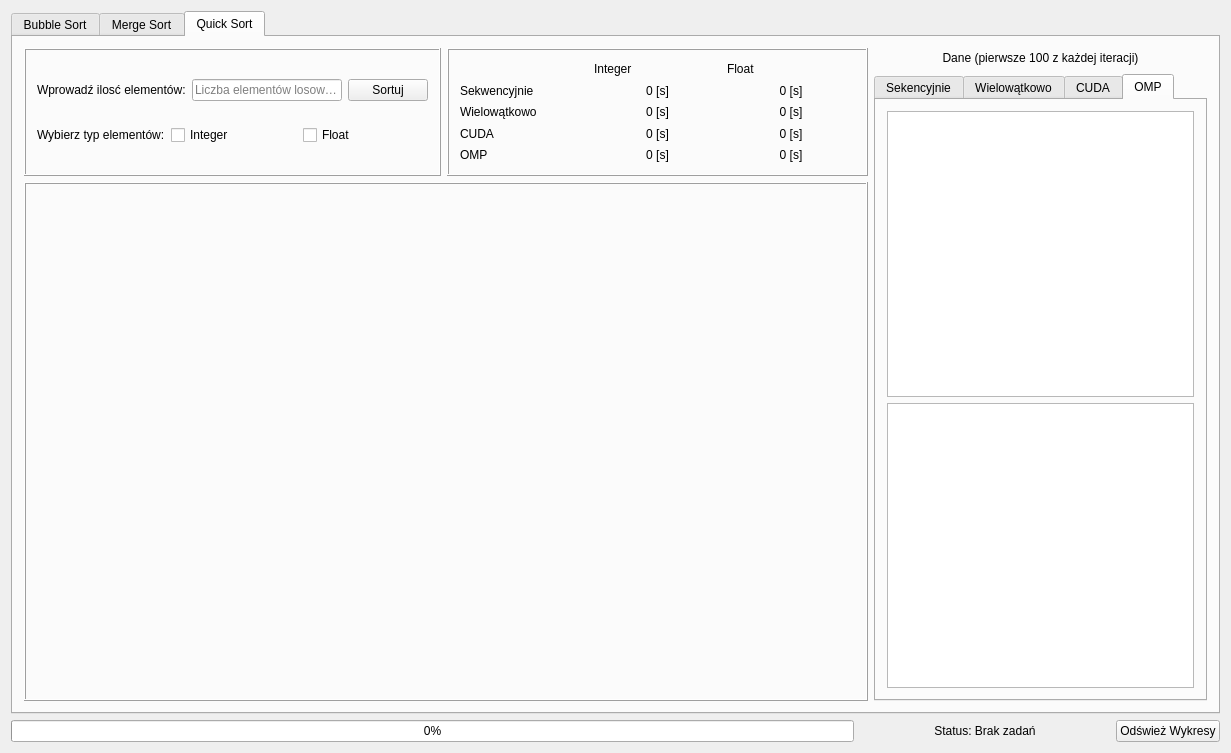
<?xml version="1.0" encoding="UTF-8"?>
<ui version="4.0">
 <class>SuperComputingClass</class>
 <widget class="QMainWindow" name="SuperComputingClass">
  <property name="geometry">
   <rect>
    <x>0</x>
    <y>0</y>
    <width>1231</width>
    <height>753</height>
   </rect>
  </property>
  <property name="windowTitle">
   <string>SuperComputing</string>
  </property>
  <widget class="QWidget" name="centralWidget">
   <property name="sizePolicy">
    <sizepolicy hsizetype="Expanding" vsizetype="Expanding">
     <horstretch>0</horstretch>
     <verstretch>0</verstretch>
    </sizepolicy>
   </property>
   <property name="maximumSize">
    <size>
     <width>16777215</width>
     <height>16777215</height>
    </size>
   </property>
   <property name="styleSheet">
    <string notr="true"/>
   </property>
   <layout class="QVBoxLayout" name="verticalLayout">
    <item>
     <widget class="QTabWidget" name="tabWidget">
      <property name="maximumSize">
       <size>
        <width>16777215</width>
        <height>16777215</height>
       </size>
      </property>
      <property name="currentIndex">
       <number>2</number>
      </property>
      <widget class="QWidget" name="tab">
       <attribute name="title">
        <string>Bubble Sort</string>
       </attribute>
       <layout class="QGridLayout" name="gridLayout_2">
        <item row="0" column="0" rowspan="2">
         <widget class="QFrame" name="frame">
          <property name="frameShape">
           <enum>QFrame::Shape::Box</enum>
          </property>
          <property name="frameShadow">
           <enum>QFrame::Shadow::Raised</enum>
          </property>
          <layout class="QVBoxLayout" name="verticalLayout_2">
           <item>
            <layout class="QHBoxLayout" name="horizontalLayout">
             <item>
              <widget class="QLabel" name="label">
               <property name="text">
                <string>Wprowadź ilość elementów:</string>
               </property>
              </widget>
             </item>
             <item>
              <widget class="QLineEdit" name="leElementsBubble">
               <property name="placeholderText">
                <string>liczba elementów losowych</string>
               </property>
              </widget>
             </item>
             <item>
              <widget class="QPushButton" name="btnBubbleSort">
               <property name="text">
                <string>Sortuj</string>
               </property>
              </widget>
             </item>
            </layout>
           </item>
           <item>
            <layout class="QHBoxLayout" name="horizontalLayout_3">
             <item>
              <widget class="QLabel" name="label_2">
               <property name="maximumSize">
                <size>
                 <width>16777215</width>
                 <height>150</height>
                </size>
               </property>
               <property name="text">
                <string>Wybierz typ elementów:</string>
               </property>
              </widget>
             </item>
             <item>
              <widget class="QCheckBox" name="chbIntBubble">
               <property name="text">
                <string>Integer</string>
               </property>
              </widget>
             </item>
             <item>
              <widget class="QCheckBox" name="chklFloatBubble">
               <property name="text">
                <string>Float</string>
               </property>
              </widget>
             </item>
            </layout>
           </item>
          </layout>
         </widget>
        </item>
        <item row="0" column="1" rowspan="2">
         <widget class="QFrame" name="frame_2">
          <property name="minimumSize">
           <size>
            <width>421</width>
            <height>0</height>
           </size>
          </property>
          <property name="frameShape">
           <enum>QFrame::Shape::Box</enum>
          </property>
          <property name="frameShadow">
           <enum>QFrame::Shadow::Raised</enum>
          </property>
          <layout class="QVBoxLayout" name="verticalLayout_4">
           <item>
            <layout class="QGridLayout" name="gridLayout">
             <item row="2" column="1">
              <widget class="QLabel" name="lblIntMulti">
               <property name="text">
                <string>0 [s]</string>
               </property>
               <property name="alignment">
                <set>Qt::AlignmentFlag::AlignCenter</set>
               </property>
              </widget>
             </item>
             <item row="2" column="2">
              <widget class="QLabel" name="lblFloatMulti">
               <property name="text">
                <string>0 [s]</string>
               </property>
               <property name="alignment">
                <set>Qt::AlignmentFlag::AlignCenter</set>
               </property>
              </widget>
             </item>
             <item row="1" column="1">
              <widget class="QLabel" name="lblintSeq">
               <property name="text">
                <string>0 [s]</string>
               </property>
               <property name="alignment">
                <set>Qt::AlignmentFlag::AlignCenter</set>
               </property>
              </widget>
             </item>
             <item row="2" column="0">
              <widget class="QLabel" name="label_13">
               <property name="text">
                <string>Wielowątkowo</string>
               </property>
              </widget>
             </item>
             <item row="0" column="2">
              <widget class="QLabel" name="label_5">
               <property name="text">
                <string>Float</string>
               </property>
              </widget>
             </item>
             <item row="3" column="0">
              <widget class="QLabel" name="label_14">
               <property name="text">
                <string>CUDA</string>
               </property>
              </widget>
             </item>
             <item row="3" column="2">
              <widget class="QLabel" name="lblFloatCuda">
               <property name="text">
                <string>0 [s]</string>
               </property>
               <property name="alignment">
                <set>Qt::AlignmentFlag::AlignCenter</set>
               </property>
              </widget>
             </item>
             <item row="0" column="1">
              <widget class="QLabel" name="label_4">
               <property name="text">
                <string>Integer</string>
               </property>
              </widget>
             </item>
             <item row="3" column="1">
              <widget class="QLabel" name="lblIntCuda">
               <property name="text">
                <string>0 [s]</string>
               </property>
               <property name="alignment">
                <set>Qt::AlignmentFlag::AlignCenter</set>
               </property>
              </widget>
             </item>
             <item row="1" column="0">
              <widget class="QLabel" name="label_12">
               <property name="text">
                <string>Sekwencyjnie</string>
               </property>
              </widget>
             </item>
             <item row="1" column="2">
              <widget class="QLabel" name="lblFloatSeq">
               <property name="text">
                <string>0 [s]</string>
               </property>
               <property name="alignment">
                <set>Qt::AlignmentFlag::AlignCenter</set>
               </property>
              </widget>
             </item>
             <item row="4" column="0">
              <widget class="QLabel" name="label_3">
               <property name="text">
                <string>OMP</string>
               </property>
              </widget>
             </item>
             <item row="4" column="1">
              <widget class="QLabel" name="lblIntOMP">
               <property name="text">
                <string>0 [s]</string>
               </property>
               <property name="alignment">
                <set>Qt::AlignmentFlag::AlignCenter</set>
               </property>
              </widget>
             </item>
             <item row="4" column="2">
              <widget class="QLabel" name="lblFloatOmp">
               <property name="text">
                <string>0 [s]</string>
               </property>
               <property name="alignment">
                <set>Qt::AlignmentFlag::AlignCenter</set>
               </property>
              </widget>
             </item>
            </layout>
           </item>
          </layout>
         </widget>
        </item>
        <item row="0" column="2">
         <widget class="QLabel" name="label_6">
          <property name="maximumSize">
           <size>
            <width>16777215</width>
            <height>20</height>
           </size>
          </property>
          <property name="text">
           <string>Dane (pierwsze 100 z każdej) Podgląd</string>
          </property>
          <property name="alignment">
           <set>Qt::AlignmentFlag::AlignCenter</set>
          </property>
         </widget>
        </item>
        <item row="1" column="2" rowspan="2">
         <widget class="QTabWidget" name="tabWidget_2">
          <property name="maximumSize">
           <size>
            <width>333</width>
            <height>16777215</height>
           </size>
          </property>
          <property name="currentIndex">
           <number>0</number>
          </property>
          <widget class="QWidget" name="tab_3">
           <attribute name="title">
            <string>Sekwencyjne</string>
           </attribute>
           <layout class="QVBoxLayout" name="verticalLayout_3">
            <item>
             <widget class="QTableWidget" name="bubbleTableIntSeq"/>
            </item>
            <item>
             <widget class="QTableWidget" name="bubbleTableFloatSeq"/>
            </item>
           </layout>
          </widget>
          <widget class="QWidget" name="tab_4">
           <attribute name="title">
            <string>WieloWątkowe</string>
           </attribute>
           <layout class="QVBoxLayout" name="verticalLayout_5">
            <item>
             <widget class="QTableWidget" name="bubbleTableIntMulti"/>
            </item>
            <item>
             <widget class="QTableWidget" name="bubbleTableFloatMulti"/>
            </item>
           </layout>
          </widget>
          <widget class="QWidget" name="tab_5">
           <attribute name="title">
            <string>CUDA</string>
           </attribute>
           <layout class="QVBoxLayout" name="verticalLayout_6">
            <item>
             <widget class="QTableWidget" name="bubbleTableIntCuda"/>
            </item>
            <item>
             <widget class="QTableWidget" name="bubbleTableFloatCuda"/>
            </item>
           </layout>
          </widget>
          <widget class="QWidget" name="tab_6">
           <attribute name="title">
            <string>OMP</string>
           </attribute>
           <layout class="QVBoxLayout" name="verticalLayout_7">
            <item>
             <widget class="QTableWidget" name="bubbleTableIntOMP"/>
            </item>
            <item>
             <widget class="QTableWidget" name="bubbleTableFloatOMP"/>
            </item>
           </layout>
          </widget>
         </widget>
        </item>
        <item row="2" column="0" colspan="2">
         <widget class="QFrame" name="bubbleChart">
          <property name="sizePolicy">
           <sizepolicy hsizetype="Preferred" vsizetype="Expanding">
            <horstretch>0</horstretch>
            <verstretch>0</verstretch>
           </sizepolicy>
          </property>
          <property name="minimumSize">
           <size>
            <width>0</width>
            <height>0</height>
           </size>
          </property>
          <property name="frameShape">
           <enum>QFrame::Shape::Box</enum>
          </property>
          <property name="frameShadow">
           <enum>QFrame::Shadow::Raised</enum>
          </property>
         </widget>
        </item>
       </layout>
      </widget>
      <widget class="QWidget" name="tab_2">
       <attribute name="title">
        <string>Merge Sort</string>
       </attribute>
       <layout class="QGridLayout" name="gridLayout_5">
        <item row="0" column="1" rowspan="2">
         <widget class="QFrame" name="frame_4">
          <property name="minimumSize">
           <size>
            <width>421</width>
            <height>128</height>
           </size>
          </property>
          <property name="frameShape">
           <enum>QFrame::Shape::Box</enum>
          </property>
          <property name="frameShadow">
           <enum>QFrame::Shadow::Raised</enum>
          </property>
          <layout class="QGridLayout" name="gridLayout_4">
           <item row="0" column="0">
            <layout class="QGridLayout" name="gridLayout_3">
             <item row="0" column="1">
              <widget class="QLabel" name="label_9">
               <property name="text">
                <string>Integer</string>
               </property>
              </widget>
             </item>
             <item row="0" column="2">
              <widget class="QLabel" name="label_10">
               <property name="text">
                <string>Float</string>
               </property>
              </widget>
             </item>
             <item row="1" column="0">
              <widget class="QLabel" name="label_11">
               <property name="text">
                <string>Sekwencyjnie</string>
               </property>
              </widget>
             </item>
             <item row="1" column="1">
              <widget class="QLabel" name="lblIntSeqMerge">
               <property name="text">
                <string>0 [s]</string>
               </property>
               <property name="alignment">
                <set>Qt::AlignmentFlag::AlignCenter</set>
               </property>
              </widget>
             </item>
             <item row="1" column="2">
              <widget class="QLabel" name="lblFloatSeqMerge">
               <property name="text">
                <string>0 [s]</string>
               </property>
               <property name="alignment">
                <set>Qt::AlignmentFlag::AlignCenter</set>
               </property>
              </widget>
             </item>
             <item row="2" column="0">
              <widget class="QLabel" name="label_16">
               <property name="text">
                <string>Wielowątkowo</string>
               </property>
              </widget>
             </item>
             <item row="2" column="1">
              <widget class="QLabel" name="lblIntMultiMerge">
               <property name="text">
                <string>0 [s]</string>
               </property>
               <property name="alignment">
                <set>Qt::AlignmentFlag::AlignCenter</set>
               </property>
              </widget>
             </item>
             <item row="2" column="2">
              <widget class="QLabel" name="lblFloatMultiMerge">
               <property name="text">
                <string>0 [s]</string>
               </property>
               <property name="alignment">
                <set>Qt::AlignmentFlag::AlignCenter</set>
               </property>
              </widget>
             </item>
             <item row="3" column="0">
              <widget class="QLabel" name="label_18">
               <property name="text">
                <string>CUDA</string>
               </property>
              </widget>
             </item>
             <item row="3" column="1">
              <widget class="QLabel" name="lblIntCUDAMerge">
               <property name="text">
                <string>0 [s]</string>
               </property>
               <property name="alignment">
                <set>Qt::AlignmentFlag::AlignCenter</set>
               </property>
              </widget>
             </item>
             <item row="3" column="2">
              <widget class="QLabel" name="lblFloatCUDAMerge">
               <property name="text">
                <string>0 [s]</string>
               </property>
               <property name="alignment">
                <set>Qt::AlignmentFlag::AlignCenter</set>
               </property>
              </widget>
             </item>
             <item row="4" column="0">
              <widget class="QLabel" name="label_20">
               <property name="text">
                <string>OMP</string>
               </property>
              </widget>
             </item>
             <item row="4" column="1">
              <widget class="QLabel" name="lblIntOMPMerge">
               <property name="text">
                <string>0 [s]</string>
               </property>
               <property name="alignment">
                <set>Qt::AlignmentFlag::AlignCenter</set>
               </property>
              </widget>
             </item>
             <item row="4" column="2">
              <widget class="QLabel" name="lblFloatOMPMerge">
               <property name="text">
                <string>0 [s]</string>
               </property>
               <property name="alignment">
                <set>Qt::AlignmentFlag::AlignCenter</set>
               </property>
              </widget>
             </item>
            </layout>
           </item>
          </layout>
         </widget>
        </item>
        <item row="0" column="2">
         <widget class="QLabel" name="label_26">
          <property name="maximumSize">
           <size>
            <width>16777215</width>
            <height>20</height>
           </size>
          </property>
          <property name="text">
           <string>Dane (pierwsze 100 z każdej iteracji)</string>
          </property>
          <property name="alignment">
           <set>Qt::AlignmentFlag::AlignCenter</set>
          </property>
         </widget>
        </item>
        <item row="1" column="2" rowspan="2">
         <widget class="QTabWidget" name="tabWidget_3">
          <property name="maximumSize">
           <size>
            <width>333</width>
            <height>16777215</height>
           </size>
          </property>
          <property name="currentIndex">
           <number>3</number>
          </property>
          <widget class="QWidget" name="tab_8">
           <attribute name="title">
            <string>Sekencyjnie</string>
           </attribute>
           <layout class="QVBoxLayout" name="verticalLayout_9">
            <item>
             <widget class="QTableWidget" name="mergeTableIntSeq"/>
            </item>
            <item>
             <widget class="QTableWidget" name="mergeTableFloatSeq"/>
            </item>
           </layout>
          </widget>
          <widget class="QWidget" name="tab_10">
           <attribute name="title">
            <string>Wielowątkowo</string>
           </attribute>
           <layout class="QVBoxLayout" name="verticalLayout_10">
            <item>
             <widget class="QTableWidget" name="mergeTableIntMulti"/>
            </item>
            <item>
             <widget class="QTableWidget" name="mergeTableFloatMulti"/>
            </item>
           </layout>
          </widget>
          <widget class="QWidget" name="tab_11">
           <attribute name="title">
            <string>CUDA</string>
           </attribute>
           <layout class="QVBoxLayout" name="verticalLayout_11">
            <item>
             <widget class="QTableWidget" name="mergeTableIntCUDA"/>
            </item>
            <item>
             <widget class="QTableWidget" name="mergeTableFloatCUDA"/>
            </item>
           </layout>
          </widget>
          <widget class="QWidget" name="tab_9">
           <attribute name="title">
            <string>OMP</string>
           </attribute>
           <layout class="QVBoxLayout" name="verticalLayout_12">
            <item>
             <widget class="QTableWidget" name="mergeTableIntOMP"/>
            </item>
            <item>
             <widget class="QTableWidget" name="mergeTableFloatOMP"/>
            </item>
           </layout>
          </widget>
         </widget>
        </item>
        <item row="2" column="0" colspan="2">
         <widget class="QFrame" name="mergeSortChart">
          <property name="sizePolicy">
           <sizepolicy hsizetype="Expanding" vsizetype="Expanding">
            <horstretch>0</horstretch>
            <verstretch>0</verstretch>
           </sizepolicy>
          </property>
          <property name="minimumSize">
           <size>
            <width>0</width>
            <height>0</height>
           </size>
          </property>
          <property name="maximumSize">
           <size>
            <width>16777215</width>
            <height>16777215</height>
           </size>
          </property>
          <property name="frameShape">
           <enum>QFrame::Shape::Box</enum>
          </property>
          <property name="frameShadow">
           <enum>QFrame::Shadow::Raised</enum>
          </property>
         </widget>
        </item>
        <item row="0" column="0" rowspan="2">
         <widget class="QFrame" name="frame_5">
          <property name="minimumSize">
           <size>
            <width>0</width>
            <height>0</height>
           </size>
          </property>
          <property name="frameShape">
           <enum>QFrame::Shape::Box</enum>
          </property>
          <property name="frameShadow">
           <enum>QFrame::Shadow::Raised</enum>
          </property>
          <layout class="QVBoxLayout" name="verticalLayout_8">
           <item>
            <layout class="QHBoxLayout" name="horizontalLayout_4">
             <item>
              <widget class="QLabel" name="label_7">
               <property name="text">
                <string>Wprowadź ilosć elementów:</string>
               </property>
              </widget>
             </item>
             <item>
              <widget class="QLineEdit" name="leElementsMergeSort">
               <property name="placeholderText">
                <string>Liczba elementów losowych</string>
               </property>
              </widget>
             </item>
             <item>
              <widget class="QPushButton" name="btnMergeSort">
               <property name="text">
                <string>Sortuj</string>
               </property>
              </widget>
             </item>
            </layout>
           </item>
           <item>
            <layout class="QHBoxLayout" name="horizontalLayout_5">
             <item>
              <widget class="QLabel" name="label_8">
               <property name="text">
                <string>Wybierz typ elementów:</string>
               </property>
              </widget>
             </item>
             <item>
              <widget class="QCheckBox" name="chbIntMergeSort">
               <property name="text">
                <string>Integer</string>
               </property>
              </widget>
             </item>
             <item>
              <widget class="QCheckBox" name="chkFloatMergeSort">
               <property name="text">
                <string>Float</string>
               </property>
              </widget>
             </item>
            </layout>
           </item>
          </layout>
         </widget>
        </item>
       </layout>
      </widget>
      <widget class="QWidget" name="tab_7">
       <attribute name="title">
        <string>Quick Sort</string>
       </attribute>
       <layout class="QGridLayout" name="gridLayout_18">
        <item row="0" column="0" rowspan="2">
         <widget class="QFrame" name="frame_14">
          <property name="minimumSize">
           <size>
            <width>0</width>
            <height>0</height>
           </size>
          </property>
          <property name="frameShape">
           <enum>QFrame::Shape::Box</enum>
          </property>
          <property name="frameShadow">
           <enum>QFrame::Shadow::Raised</enum>
          </property>
          <layout class="QVBoxLayout" name="verticalLayout_39">
           <item>
            <layout class="QHBoxLayout" name="horizontalLayout_17">
             <item>
              <widget class="QLabel" name="label_62">
               <property name="text">
                <string>Wprowadź ilosć elementów:</string>
               </property>
              </widget>
             </item>
             <item>
              <widget class="QLineEdit" name="leElementsQuickSort_4">
               <property name="placeholderText">
                <string>Liczba elementów losowych</string>
               </property>
              </widget>
             </item>
             <item>
              <widget class="QPushButton" name="btnQuickSort">
               <property name="text">
                <string>Sortuj</string>
               </property>
              </widget>
             </item>
            </layout>
           </item>
           <item>
            <layout class="QHBoxLayout" name="horizontalLayout_18">
             <item>
              <widget class="QLabel" name="label_63">
               <property name="text">
                <string>Wybierz typ elementów:</string>
               </property>
              </widget>
             </item>
             <item>
              <widget class="QCheckBox" name="chbIntQuickSort">
               <property name="text">
                <string>Integer</string>
               </property>
              </widget>
             </item>
             <item>
              <widget class="QCheckBox" name="chkFloatQuickSort">
               <property name="text">
                <string>Float</string>
               </property>
              </widget>
             </item>
            </layout>
           </item>
          </layout>
         </widget>
        </item>
        <item row="0" column="1" rowspan="2">
         <widget class="QFrame" name="frame_13">
          <property name="minimumSize">
           <size>
            <width>421</width>
            <height>128</height>
           </size>
          </property>
          <property name="frameShape">
           <enum>QFrame::Shape::Box</enum>
          </property>
          <property name="frameShadow">
           <enum>QFrame::Shadow::Raised</enum>
          </property>
          <layout class="QGridLayout" name="gridLayout_16">
           <item row="0" column="0">
            <layout class="QGridLayout" name="gridLayout_17">
             <item row="4" column="0">
              <widget class="QLabel" name="label_61">
               <property name="text">
                <string>OMP</string>
               </property>
              </widget>
             </item>
             <item row="1" column="2">
              <widget class="QLabel" name="lblFloatSeqQuick">
               <property name="text">
                <string>0 [s]</string>
               </property>
               <property name="alignment">
                <set>Qt::AlignmentFlag::AlignCenter</set>
               </property>
              </widget>
             </item>
             <item row="2" column="1">
              <widget class="QLabel" name="lblIntMultiQuick">
               <property name="text">
                <string>0 [s]</string>
               </property>
               <property name="alignment">
                <set>Qt::AlignmentFlag::AlignCenter</set>
               </property>
              </widget>
             </item>
             <item row="1" column="0">
              <widget class="QLabel" name="label_58">
               <property name="text">
                <string>Sekwencyjnie</string>
               </property>
              </widget>
             </item>
             <item row="0" column="2">
              <widget class="QLabel" name="label_57">
               <property name="text">
                <string>Float</string>
               </property>
              </widget>
             </item>
             <item row="3" column="0">
              <widget class="QLabel" name="label_60">
               <property name="text">
                <string>CUDA</string>
               </property>
              </widget>
             </item>
             <item row="4" column="1">
              <widget class="QLabel" name="lblIntOMPQuick">
               <property name="text">
                <string>0 [s]</string>
               </property>
               <property name="alignment">
                <set>Qt::AlignmentFlag::AlignCenter</set>
               </property>
              </widget>
             </item>
             <item row="3" column="1">
              <widget class="QLabel" name="lblIntCUDAQuick">
               <property name="text">
                <string>0 [s]</string>
               </property>
               <property name="alignment">
                <set>Qt::AlignmentFlag::AlignCenter</set>
               </property>
              </widget>
             </item>
             <item row="1" column="1">
              <widget class="QLabel" name="lblIntSeqQuick">
               <property name="text">
                <string>0 [s]</string>
               </property>
               <property name="alignment">
                <set>Qt::AlignmentFlag::AlignCenter</set>
               </property>
              </widget>
             </item>
             <item row="3" column="2">
              <widget class="QLabel" name="lblFloatCUDAQuick">
               <property name="text">
                <string>0 [s]</string>
               </property>
               <property name="alignment">
                <set>Qt::AlignmentFlag::AlignCenter</set>
               </property>
              </widget>
             </item>
             <item row="2" column="0">
              <widget class="QLabel" name="label_59">
               <property name="text">
                <string>Wielowątkowo</string>
               </property>
              </widget>
             </item>
             <item row="4" column="2">
              <widget class="QLabel" name="lblFloatOMPQuick">
               <property name="text">
                <string>0 [s]</string>
               </property>
               <property name="alignment">
                <set>Qt::AlignmentFlag::AlignCenter</set>
               </property>
              </widget>
             </item>
             <item row="2" column="2">
              <widget class="QLabel" name="lblFloatMultiQuick">
               <property name="text">
                <string>0 [s]</string>
               </property>
               <property name="alignment">
                <set>Qt::AlignmentFlag::AlignCenter</set>
               </property>
              </widget>
             </item>
             <item row="0" column="1">
              <widget class="QLabel" name="label_56">
               <property name="text">
                <string>Integer</string>
               </property>
              </widget>
             </item>
            </layout>
           </item>
          </layout>
         </widget>
        </item>
        <item row="0" column="2">
         <widget class="QLabel" name="label_55">
          <property name="maximumSize">
           <size>
            <width>16777215</width>
            <height>20</height>
           </size>
          </property>
          <property name="text">
           <string>Dane (pierwsze 100 z każdej iteracji)</string>
          </property>
          <property name="alignment">
           <set>Qt::AlignmentFlag::AlignCenter</set>
          </property>
         </widget>
        </item>
        <item row="1" column="2" rowspan="2">
         <widget class="QTabWidget" name="tabWidget_4">
          <property name="maximumSize">
           <size>
            <width>333</width>
            <height>16777215</height>
           </size>
          </property>
          <property name="currentIndex">
           <number>3</number>
          </property>
          <widget class="QWidget" name="tab_34">
           <attribute name="title">
            <string>Sekencyjnie</string>
           </attribute>
           <layout class="QVBoxLayout" name="verticalLayout_35">
            <item>
             <widget class="QTableWidget" name="quickTableIntSeq"/>
            </item>
            <item>
             <widget class="QTableWidget" name="quickTableFloatSeq"/>
            </item>
           </layout>
          </widget>
          <widget class="QWidget" name="tab_35">
           <attribute name="title">
            <string>Wielowątkowo</string>
           </attribute>
           <layout class="QVBoxLayout" name="verticalLayout_36">
            <item>
             <widget class="QTableWidget" name="quickTableIntMulti"/>
            </item>
            <item>
             <widget class="QTableWidget" name="quickTableFloatMulti"/>
            </item>
           </layout>
          </widget>
          <widget class="QWidget" name="tab_36">
           <attribute name="title">
            <string>CUDA</string>
           </attribute>
           <layout class="QVBoxLayout" name="verticalLayout_37">
            <item>
             <widget class="QTableWidget" name="quickTableIntCUDA"/>
            </item>
            <item>
             <widget class="QTableWidget" name="quickTableFloatCUDA"/>
            </item>
           </layout>
          </widget>
          <widget class="QWidget" name="tab_37">
           <attribute name="title">
            <string>OMP</string>
           </attribute>
           <layout class="QVBoxLayout" name="verticalLayout_38">
            <item>
             <widget class="QTableWidget" name="quickTableIntOMP"/>
            </item>
            <item>
             <widget class="QTableWidget" name="quickTableFloatOMP"/>
            </item>
           </layout>
          </widget>
         </widget>
        </item>
        <item row="2" column="0" colspan="2">
         <widget class="QFrame" name="mergeQuickChart">
          <property name="sizePolicy">
           <sizepolicy hsizetype="Expanding" vsizetype="Expanding">
            <horstretch>0</horstretch>
            <verstretch>0</verstretch>
           </sizepolicy>
          </property>
          <property name="minimumSize">
           <size>
            <width>0</width>
            <height>0</height>
           </size>
          </property>
          <property name="maximumSize">
           <size>
            <width>16777215</width>
            <height>16777215</height>
           </size>
          </property>
          <property name="frameShape">
           <enum>QFrame::Shape::Box</enum>
          </property>
          <property name="frameShadow">
           <enum>QFrame::Shadow::Raised</enum>
          </property>
         </widget>
        </item>
       </layout>
      </widget>
     </widget>
    </item>
    <item>
     <layout class="QHBoxLayout" name="horizontalLayout_2">
      <item>
       <widget class="QProgressBar" name="progressBar">
        <property name="value">
         <number>0</number>
        </property>
        <property name="textVisible">
         <bool>true</bool>
        </property>
        <property name="invertedAppearance">
         <bool>false</bool>
        </property>
       </widget>
      </item>
      <item>
       <widget class="QLabel" name="lblStatusBar">
        <property name="minimumSize">
         <size>
          <width>250</width>
          <height>0</height>
         </size>
        </property>
        <property name="text">
         <string>Status: Brak zadań</string>
        </property>
        <property name="alignment">
         <set>Qt::AlignmentFlag::AlignCenter</set>
        </property>
       </widget>
      </item>
      <item>
       <widget class="QPushButton" name="btnRefreshCharts">
        <property name="text">
         <string>Odśwież Wykresy</string>
        </property>
       </widget>
      </item>
     </layout>
    </item>
   </layout>
  </widget>
 </widget>
 <layoutdefault spacing="6" margin="11"/>
 <resources>
  <include location="SuperComputing.qrc"/>
 </resources>
 <connections/>
</ui>
